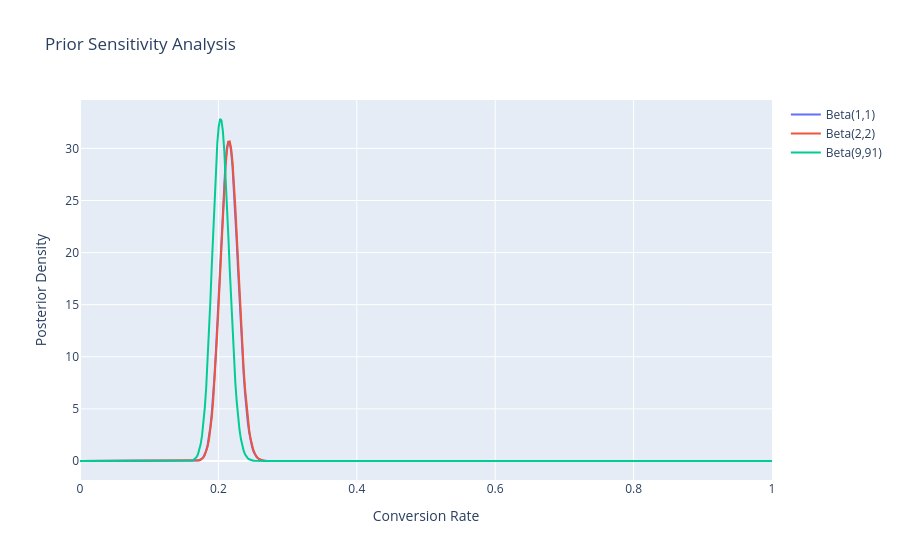

The cell this chart's notebook holds for it:
### Code cell
fig = go.Figure()
for name, prior in priors.items():

    test = BayesianABTest(
        prior_params_A=prior,
    )

    test.update(
        visitors_A=visitors,
        conversions_A=conversions,
        visitors_B=0,
        conversions_B=0,
    )

    alpha, beta = test.posterior_params_A

    posterior = be.pdf(theta, alpha, beta)

    fig.add_trace(
        go.Scatter(
            x=theta,
            y=posterior,
            mode="lines",
            name=name,
        )
    )
fig.update_layout(
    title="Prior Sensitivity Analysis",
    xaxis_title="Conversion Rate",
    yaxis_title="Posterior Density",
)
fig.show()

### Figure 1 — Plotly figure (JSON) as saved in the notebook; plotly's stock layout.template omitted (floating-point values rounded to 4 significant figures; data arrays with more than 128 entries replaced by an {"elided": "..."} marker saying what was removed)
{"data": [{"mode": "lines", "name": "Beta(1,1)", "type": "scatter", "x": {"elided": "500 float values"}, "y": {"elided": "500 float values"}}, {"mode": "lines", "name": "Beta(2,2)", "type": "scatter", "x": {"elided": "500 float values"}, "y": {"elided": "500 float values"}}, {"mode": "lines", "name": "Beta(9,91)", "type": "scatter", "x": {"elided": "500 float values"}, "y": {"elided": "500 float values"}}], "layout": {"title": {"text": "Prior Sensitivity Analysis"}, "xaxis": {"title": {"text": "Conversion Rate"}}, "yaxis": {"title": {"text": "Posterior Density"}}}}
